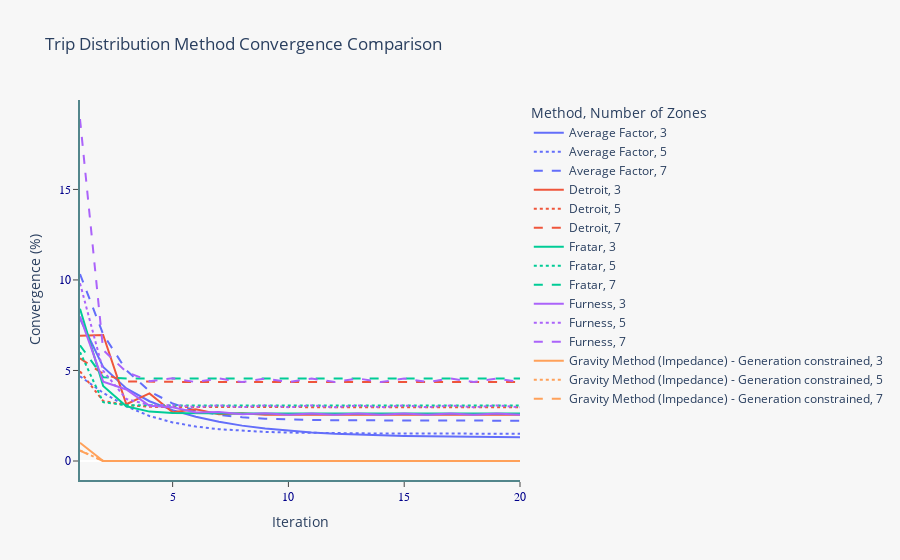

Source (notebook cell):
### Code cell
conv_test(dist_func_arr=['AFM', 'DM', 'FM', 'FurM', 'GMImp'], n_zones=[5,50,75,150], test_pre_mean=480, test_pre_var=60,
          factor_fut_mean=0.6, factor_fut_var=0.15, gm_imp_mean=5000, gm_imp_var=50, gm_type="GEN", n_iter=20)

### Figure 1 — Plotly figure (JSON) as saved in the notebook; plotly's stock layout.template omitted (floating-point values rounded to 4 significant figures)
{"data": [{"hovertemplate": "Method=Average Factor<br>Number of Zones=3<br>Iteration=%{x}<br>Convergence (%)=%{y}<extra></extra>", "legendgroup": "Average Factor, 3", "line": {"color": "#636efa", "dash": "solid"}, "marker": {"symbol": "circle"}, "mode": "lines", "name": "Average Factor, 3", "orientation": "v", "showlegend": true, "type": "scatter", "x": [1, 2, 3, 4, 5, 6, 7, 8, 9, 10, 11, 12, 13, 14, 15, 16, 17, 18, 19, 20], "xaxis": "x", "y": [7.861, 5.192, 4.004, 3.3, 2.808, 2.442, 2.165, 1.954, 1.794, 1.672, 1.58, 1.51, 1.457, 1.416, 1.386, 1.363, 1.346, 1.333, 1.323, 1.315], "yaxis": "y"}, {"hovertemplate": "Method=Average Factor<br>Number of Zones=5<br>Iteration=%{x}<br>Convergence (%)=%{y}<extra></extra>", "legendgroup": "Average Factor, 5", "line": {"color": "#636efa", "dash": "dot"}, "marker": {"symbol": "circle"}, "mode": "lines", "name": "Average Factor, 5", "orientation": "v", "showlegend": true, "type": "scatter", "x": [1, 2, 3, 4, 5, 6, 7, 8, 9, 10, 11, 12, 13, 14, 15, 16, 17, 18, 19, 20], "xaxis": "x", "y": [4.678, 3.768, 3.018, 2.486, 2.131, 1.902, 1.756, 1.664, 1.606, 1.57, 1.547, 1.533, 1.524, 1.519, 1.515, 1.513, 1.512, 1.511, 1.51, 1.51], "yaxis": "y"}, {"hovertemplate": "Method=Average Factor<br>Number of Zones=7<br>Iteration=%{x}<br>Convergence (%)=%{y}<extra></extra>", "legendgroup": "Average Factor, 7", "line": {"color": "#636efa", "dash": "dash"}, "marker": {"symbol": "circle"}, "mode": "lines", "name": "Average Factor, 7", "orientation": "v", "showlegend": true, "type": "scatter", "x": [1, 2, 3, 4, 5, 6, 7, 8, 9, 10, 11, 12, 13, 14, 15, 16, 17, 18, 19, 20], "xaxis": "x", "y": [10.33, 7.0, 5.017, 3.853, 3.174, 2.779, 2.549, 2.415, 2.337, 2.292, 2.265, 2.25, 2.241, 2.235, 2.232, 2.231, 2.229, 2.229, 2.228, 2.228], "yaxis": "y"}, {"hovertemplate": "Method=Detroit<br>Number of Zones=3<br>Iteration=%{x}<br>Convergence (%)=%{y}<extra></extra>", "legendgroup": "Detroit, 3", "line": {"color": "#EF553B", "dash": "solid"}, "marker": {"symbol": "circle"}, "mode": "lines", "name": "Detroit, 3", "orientation": "v", "showlegend": true, "type": "scatter", "x": [1, 2, 3, 4, 5, 6, 7, 8, 9, 10, 11, 12, 13, 14, 15, 16, 17, 18, 19, 20], "xaxis": "x", "y": [6.915, 6.96, 3.134, 3.735, 2.69, 2.86, 2.584, 2.631, 2.559, 2.572, 2.553, 2.557, 2.552, 2.553, 2.552, 2.552, 2.552, 2.552, 2.551, 2.552], "yaxis": "y"}, {"hovertemplate": "Method=Detroit<br>Number of Zones=5<br>Iteration=%{x}<br>Convergence (%)=%{y}<extra></extra>", "legendgroup": "Detroit, 5", "line": {"color": "#EF553B", "dash": "dot"}, "marker": {"symbol": "circle"}, "mode": "lines", "name": "Detroit, 5", "orientation": "v", "showlegend": true, "type": "scatter", "x": [1, 2, 3, 4, 5, 6, 7, 8, 9, 10, 11, 12, 13, 14, 15, 16, 17, 18, 19, 20], "xaxis": "x", "y": [4.952, 3.312, 3.089, 2.992, 2.98, 2.975, 2.974, 2.974, 2.974, 2.974, 2.974, 2.974, 2.974, 2.974, 2.974, 2.974, 2.974, 2.974, 2.974, 2.974], "yaxis": "y"}, {"hovertemplate": "Method=Detroit<br>Number of Zones=7<br>Iteration=%{x}<br>Convergence (%)=%{y}<extra></extra>", "legendgroup": "Detroit, 7", "line": {"color": "#EF553B", "dash": "dash"}, "marker": {"symbol": "circle"}, "mode": "lines", "name": "Detroit, 7", "orientation": "v", "showlegend": true, "type": "scatter", "x": [1, 2, 3, 4, 5, 6, 7, 8, 9, 10, 11, 12, 13, 14, 15, 16, 17, 18, 19, 20], "xaxis": "x", "y": [5.669, 4.81, 4.398, 4.373, 4.36, 4.359, 4.359, 4.359, 4.359, 4.359, 4.359, 4.359, 4.359, 4.359, 4.359, 4.359, 4.359, 4.359, 4.359, 4.359], "yaxis": "y"}, {"hovertemplate": "Method=Fratar<br>Number of Zones=3<br>Iteration=%{x}<br>Convergence (%)=%{y}<extra></extra>", "legendgroup": "Fratar, 3", "line": {"color": "#00cc96", "dash": "solid"}, "marker": {"symbol": "circle"}, "mode": "lines", "name": "Fratar, 3", "orientation": "v", "showlegend": true, "type": "scatter", "x": [1, 2, 3, 4, 5, 6, 7, 8, 9, 10, 11, 12, 13, 14, 15, 16, 17, 18, 19, 20], "xaxis": "x", "y": [8.412, 4.143, 3.026, 2.728, 2.648, 2.626, 2.62, 2.619, 2.618, 2.618, 2.618, 2.618, 2.618, 2.618, 2.618, 2.618, 2.618, 2.618, 2.618, 2.618], "yaxis": "y"}, {"hovertemplate": "Method=Fratar<br>Number of Zones=5<br>Iteration=%{x}<br>Convergence (%)=%{y}<extra></extra>", "legendgroup": "Fratar, 5", "line": {"color": "#00cc96", "dash": "dot"}, "marker": {"symbol": "circle"}, "mode": "lines", "name": "Fratar, 5", "orientation": "v", "showlegend": true, "type": "scatter", "x": [1, 2, 3, 4, 5, 6, 7, 8, 9, 10, 11, 12, 13, 14, 15, 16, 17, 18, 19, 20], "xaxis": "x", "y": [6.018, 3.249, 3.077, 3.066, 3.065, 3.065, 3.065, 3.065, 3.065, 3.065, 3.065, 3.065, 3.065, 3.065, 3.065, 3.065, 3.065, 3.065, 3.065, 3.065], "yaxis": "y"}, {"hovertemplate": "Method=Fratar<br>Number of Zones=7<br>Iteration=%{x}<br>Convergence (%)=%{y}<extra></extra>", "legendgroup": "Fratar, 7", "line": {"color": "#00cc96", "dash": "dash"}, "marker": {"symbol": "circle"}, "mode": "lines", "name": "Fratar, 7", "orientation": "v", "showlegend": true, "type": "scatter", "x": [1, 2, 3, 4, 5, 6, 7, 8, 9, 10, 11, 12, 13, 14, 15, 16, 17, 18, 19, 20], "xaxis": "x", "y": [6.394, 4.629, 4.56, 4.558, 4.557, 4.557, 4.557, 4.557, 4.557, 4.557, 4.557, 4.557, 4.557, 4.557, 4.557, 4.557, 4.557, 4.557, 4.557, 4.557], "yaxis": "y"}, {"hovertemplate": "Method=Furness<br>Number of Zones=3<br>Iteration=%{x}<br>Convergence (%)=%{y}<extra></extra>", "legendgroup": "Furness, 3", "line": {"color": "#ab63fa", "dash": "solid"}, "marker": {"symbol": "circle"}, "mode": "lines", "name": "Furness, 3", "orientation": "v", "showlegend": true, "type": "scatter", "x": [1, 2, 3, 4, 5, 6, 7, 8, 9, 10, 11, 12, 13, 14, 15, 16, 17, 18, 19, 20], "xaxis": "x", "y": [7.987, 4.382, 3.949, 3.047, 2.965, 2.684, 2.71, 2.587, 2.643, 2.561, 2.625, 2.554, 2.62, 2.552, 2.619, 2.552, 2.618, 2.552, 2.618, 2.551], "yaxis": "y"}, {"hovertemplate": "Method=Furness<br>Number of Zones=5<br>Iteration=%{x}<br>Convergence (%)=%{y}<extra></extra>", "legendgroup": "Furness, 5", "line": {"color": "#ab63fa", "dash": "dot"}, "marker": {"symbol": "circle"}, "mode": "lines", "name": "Furness, 5", "orientation": "v", "showlegend": true, "type": "scatter", "x": [1, 2, 3, 4, 5, 6, 7, 8, 9, 10, 11, 12, 13, 14, 15, 16, 17, 18, 19, 20], "xaxis": "x", "y": [9.816, 4.982, 3.421, 3.087, 3.085, 2.98, 3.066, 2.974, 3.065, 2.974, 3.065, 2.974, 3.065, 2.974, 3.065, 2.974, 3.065, 2.974, 3.065, 2.974], "yaxis": "y"}, {"hovertemplate": "Method=Furness<br>Number of Zones=7<br>Iteration=%{x}<br>Convergence (%)=%{y}<extra></extra>", "legendgroup": "Furness, 7", "line": {"color": "#ab63fa", "dash": "dash"}, "marker": {"symbol": "circle"}, "mode": "lines", "name": "Furness, 7", "orientation": "v", "showlegend": true, "type": "scatter", "x": [1, 2, 3, 4, 5, 6, 7, 8, 9, 10, 11, 12, 13, 14, 15, 16, 17, 18, 19, 20], "xaxis": "x", "y": [18.89, 6.132, 4.922, 4.411, 4.568, 4.36, 4.558, 4.359, 4.557, 4.359, 4.557, 4.359, 4.557, 4.359, 4.557, 4.359, 4.557, 4.359, 4.557, 4.359], "yaxis": "y"}, {"hovertemplate": "Method=Gravity Method (Impedance) - Generation constrained<br>Number of Zones=3<br>Iteration=%{x}<br>Convergence (%)=%{y}<extra></extra>", "legendgroup": "Gravity Method (Impedance) - Generation constrained, 3", "line": {"color": "#FFA15A", "dash": "solid"}, "marker": {"symbol": "circle"}, "mode": "lines", "name": "Gravity Method (Impedance) - Generation constrained, 3", "orientation": "v", "showlegend": true, "type": "scatter", "x": [1, 2, 3, 4, 5, 6, 7, 8, 9, 10, 11, 12, 13, 14, 15, 16, 17, 18, 19, 20], "xaxis": "x", "y": [1.008, 6.538e-05, 6.121e-09, 5.551e-13, 2.22e-14, 2.22e-14, 4.441e-14, 2.22e-14, 2.22e-14, 2.22e-14, 2.22e-14, 2.22e-14, 2.22e-14, 2.22e-14, 2.22e-14, 2.22e-14, 2.22e-14, 2.22e-14, 2.22e-14, 2.22e-14], "yaxis": "y"}, {"hovertemplate": "Method=Gravity Method (Impedance) - Generation constrained<br>Number of Zones=5<br>Iteration=%{x}<br>Convergence (%)=%{y}<extra></extra>", "legendgroup": "Gravity Method (Impedance) - Generation constrained, 5", "line": {"color": "#FFA15A", "dash": "dot"}, "marker": {"symbol": "circle"}, "mode": "lines", "name": "Gravity Method (Impedance) - Generation constrained, 5", "orientation": "v", "showlegend": true, "type": "scatter", "x": [1, 2, 3, 4, 5, 6, 7, 8, 9, 10, 11, 12, 13, 14, 15, 16, 17, 18, 19, 20], "xaxis": "x", "y": [0.5824, 2.412e-05, 1.078e-09, 4.441e-14, 2.22e-14, 2.22e-14, 3.331e-14, 3.331e-14, 3.331e-14, 3.331e-14, 3.331e-14, 3.331e-14, 3.331e-14, 3.331e-14, 3.331e-14, 3.331e-14, 3.331e-14, 3.331e-14, 3.331e-14, 3.331e-14], "yaxis": "y"}, {"hovertemplate": "Method=Gravity Method (Impedance) - Generation constrained<br>Number of Zones=7<br>Iteration=%{x}<br>Convergence (%)=%{y}<extra></extra>", "legendgroup": "Gravity Method (Impedance) - Generation constrained, 7", "line": {"color": "#FFA15A", "dash": "dash"}, "marker": {"symbol": "circle"}, "mode": "lines", "name": "Gravity Method (Impedance) - Generation constrained, 7", "orientation": "v", "showlegend": true, "type": "scatter", "x": [1, 2, 3, 4, 5, 6, 7, 8, 9, 10, 11, 12, 13, 14, 15, 16, 17, 18, 19, 20], "xaxis": "x", "y": [0.5701, 7.804e-06, 2.478e-10, 4.441e-14, 4.441e-14, 4.441e-14, 4.441e-14, 5.551e-14, 7.772e-14, 5.551e-14, 7.772e-14, 7.772e-14, 8.882e-14, 1.11e-13, 1.11e-13, 1.332e-13, 1.554e-13, 1.554e-13, 1.554e-13, 1.554e-13], "yaxis": "y"}], "layout": {"legend": {"title": {"text": "Method, Number of Zones"}, "tracegroupgap": 0}, "paper_bgcolor": "#F7F7F7", "plot_bgcolor": "#F7F7F7", "title": {"text": "Trip Distribution Method Convergence Comparison"}, "xaxis": {"anchor": "y", "domain": [0, 1], "linecolor": "#53868B", "linewidth": 2, "showgrid": false, "showticklabels": true, "tickfont": {"color": "#00008B", "family": "Nirmala UI", "size": 12}, "ticks": "outside", "title": {"text": "Iteration"}}, "yaxis": {"anchor": "x", "domain": [0, 1], "linecolor": "#53868B", "linewidth": 2, "showgrid": false, "showticklabels": true, "tickfont": {"color": "#00008B", "family": "Nirmala UI", "size": 12}, "ticks": "outside", "title": {"text": "Convergence (%)"}}}}
